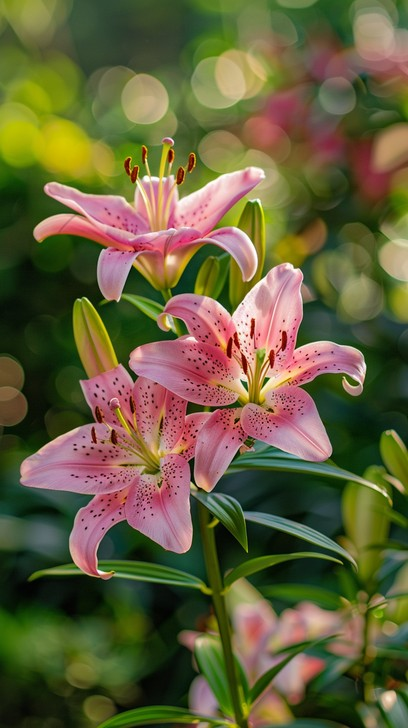
#> input picture Global_Enhancement/input.jpg, 408 x 728 px, found by its file name
$ python Histogram.py
#> lines starting #> are read from the running program, lines starting #| are printed output that depends on the picture
import cv2
import matplotlib.pyplot as plt

# Read the input image
image = cv2.imread("Global_Enhancement/input.jpg", cv2.IMREAD_GRAYSCALE)
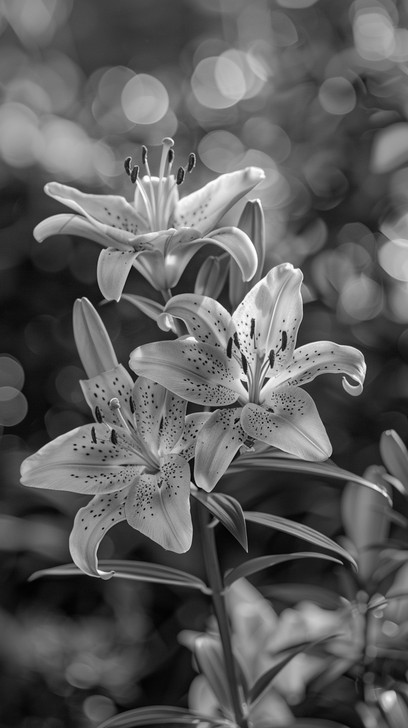
#> image: shape (728, 408); min 0, max 255, mean 92.7

# Check if the image is loaded
if image is None:
    print("Error: Image not found!")
    exit()

# Apply Histogram Equalization
enhanced_image = cv2.equalizeHist(image)
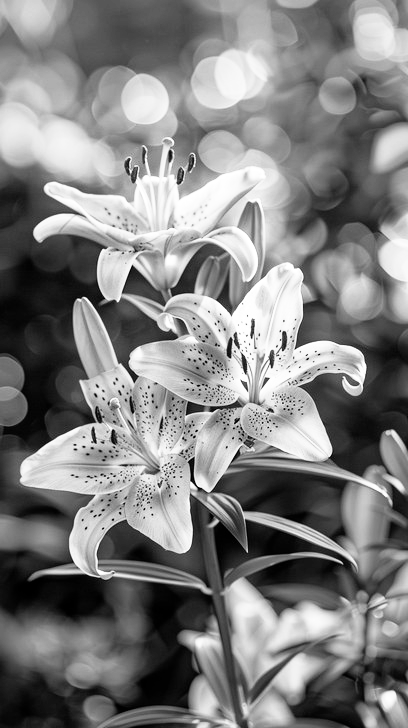
#> enhanced_image: shape (728, 408); min 0, max 255, mean 128.2

# Display original and enhanced images
plt.figure(figsize=(12, 8))

plt.subplot(2, 2, 1)
plt.imshow(image, cmap='gray')
plt.title("Original Image")
plt.axis("off")

plt.subplot(2, 2, 2)
plt.imshow(enhanced_image, cmap='gray')
plt.title("Enhanced Image")
plt.axis("off")

# Original Histogram
plt.subplot(2, 2, 3)
plt.hist(image.ravel(), bins=256, range=[0, 256])
plt.title("Original Histogram")
plt.xlabel("Pixel Intensity")
plt.ylabel("Number of Pixels")

# Enhanced Histogram
plt.subplot(2, 2, 4)
plt.hist(enhanced_image.ravel(), bins=256, range=[0, 256])
plt.title("Enhanced Histogram")
plt.xlabel("Pixel Intensity")
plt.ylabel("Number of Pixels")

plt.tight_layout()
plt.show()
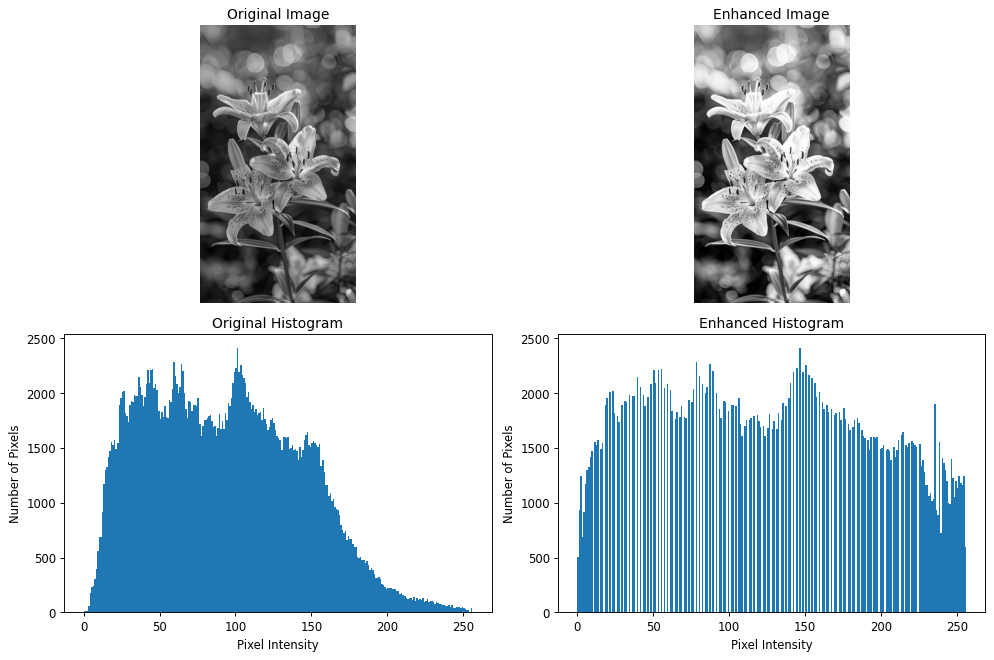
#> figure drawn by matplotlib, 4 panels; panel 3: tallest bar 2412 high, from x = 101 to 102; panel 4: tallest bar 2412 high, from x = 146 to 147

# Save the enhanced image
cv2.imwrite("Global_Enhancement/enhanced_image.jpg", enhanced_image)

print("Global histogram enhancement completed successfully!")
